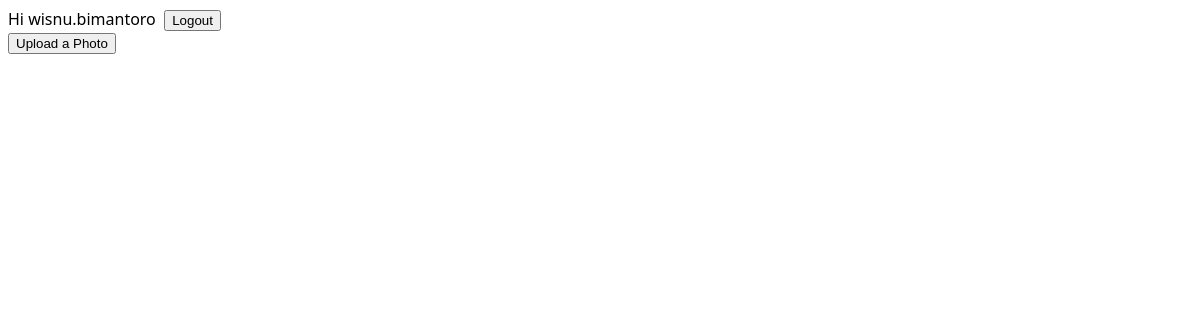
/dashboard.php (signed in), run on an earlier commit of the app's database.
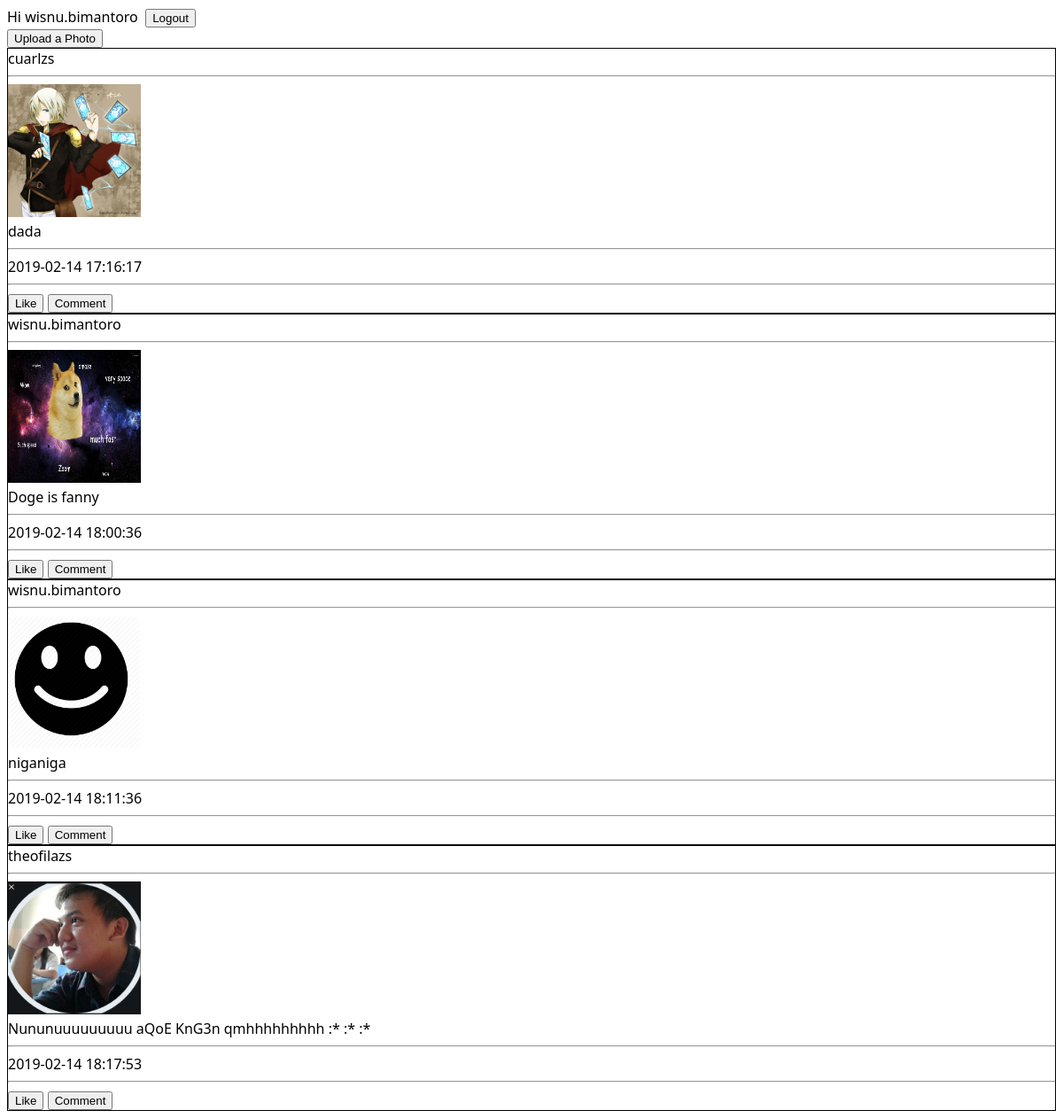
And on a later commit of the database.
### tables this page shows
CREATE TABLE IF NOT EXISTS `feeds` (
  `id` int(11) NOT NULL AUTO_INCREMENT,
  `user_id` int(11) NOT NULL,
  `caption` varchar(255) NOT NULL,
  `url_path` varchar(255) NOT NULL,
  `created_at` timestamp NOT NULL DEFAULT CURRENT_TIMESTAMP ON UPDATE CURRENT_TIMESTAMP,
  PRIMARY KEY (`id`)
);

CREATE TABLE IF NOT EXISTS `user` (
  `id` int(11) NOT NULL AUTO_INCREMENT,
  `name` varchar(100) NOT NULL,
  `password` varchar(33) NOT NULL,
  PRIMARY KEY (`id`)
);

### dashboard.php (the view, shortened to what this page needs)
<?php
    require "util/connection.php";
?>
<!DOCTYPE html>
<html>
<head>
    <link rel="stylesheet" href="styles/Global.css" type="text/css" />
</head>
<body>
    <span>Hi <?= $_SESSION['user'] ?></span>&nbsp
    <a href="repo/doLogout.php"><button>Logout</button></a><br />
    <a href="index.php"><button>Upload a Photo</button></a>
    <?php
        $query = "SELECT u.name, f.user_id, f.url_path, f.caption, f.created_at FROM user u JOIN feeds f ON f.user_id = u.id ";
        $dataset = $con->query($query);
        if($dataset !== null)
        {
            while($post = $dataset->fetch_assoc())
            {
    ?>
                <div class="PostBox">
                <span><?=$post['name']?></span><br /><hr />
                    <div><img style="height: 150px; width: 150px;" src="<?=$post['url_path']?>" /></div>
                        <div class="PostDet">
                            <span><?=$post['caption']?></span><br /><hr />
                            <span><?=$post['created_at']?></span><br /><hr />
                            <a href="repo/doLike.php"><button>Like</button></a>
                            <a href="repo/doComment.php"><button>Comment</button></a>
                        </div>
                </div>
    <?php
            }
        }
    ?>
</body>
</html>

### styles/global.css (style rules this page uses)
body { font-family: "Segoe UI"; }

### dashboard.php (style rules this page uses)
.PostBox { border: 1px solid black; }

What changed in the data, as far as the page shows it:
added feeds: user.name "cuarlzs", url_path (picture), caption "dada", created_at "2019-02-14 17:16:17"
added feeds: user.name "wisnu.bimantoro", url_path (picture), caption "Doge is fanny", created_at "2019-02-14 18:00:36"
added feeds: user.name "wisnu.bimantoro", url_path (picture), caption "niganiga", created_at "2019-02-14 18:11:36"
added feeds: user.name "theofilazs", url_path (picture), caption "Nununuuuuuuuuu aQoE KnG3n qmhhhhhhhhh :* :* :*", created_at "2019-02-14 18:17:53"
